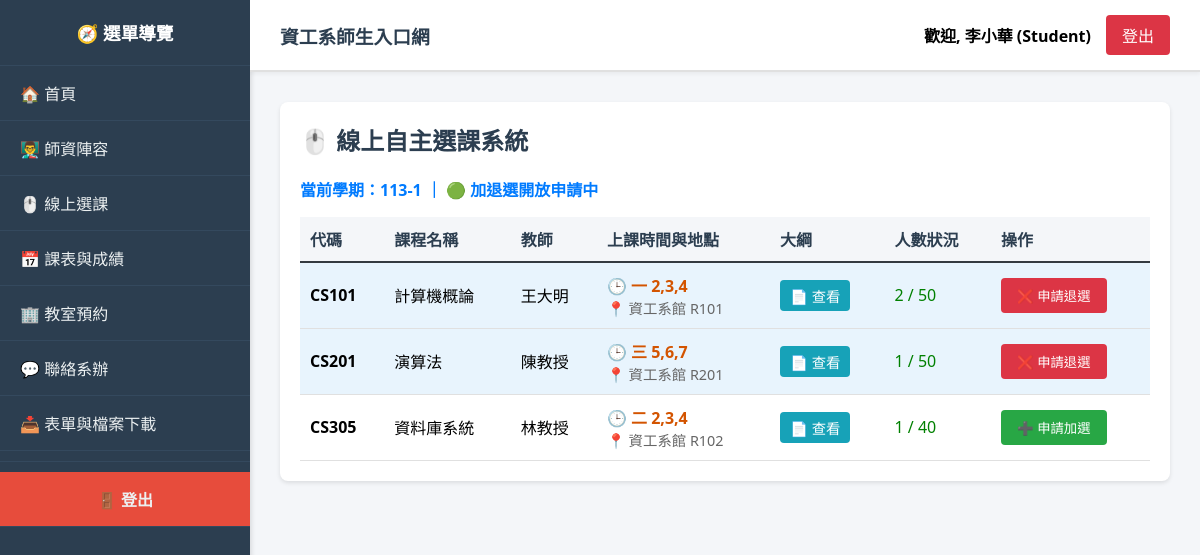
Page /index.php?page=course_selection (signed in) on the committed database.
### tables this page shows
CREATE TABLE Students (
    student_id VARCHAR(20) PRIMARY KEY,
    user_id INT NOT NULL,
    name VARCHAR(100) NOT NULL,
    enrollment_year INT,
    FOREIGN KEY (user_id) REFERENCES Users(id) ON DELETE CASCADE
);

CREATE TABLE Courses (
    course_id INT AUTO_INCREMENT PRIMARY KEY,
    course_code VARCHAR(20) NOT NULL,
    course_name VARCHAR(100) NOT NULL,
    semester VARCHAR(10) NOT NULL,
    teacher_id INT,
    capacity INT NOT NULL DEFAULT 50,
    schedule VARCHAR(100),
    room VARCHAR(50) DEFAULT NULL,
    syllabus TEXT,
    weight_assignment INT NOT NULL DEFAULT 30 COMMENT '平時成績權重',
    weight_midterm INT NOT NULL DEFAULT 30 COMMENT '期中成績權重',
    weight_final INT NOT NULL DEFAULT 40 COMMENT '期末成績權重',
    created_at TIMESTAMP DEFAULT CURRENT_TIMESTAMP,
    FOREIGN KEY (teacher_id) REFERENCES Teachers(teacher_id) ON DELETE SET NULL
);

CREATE TABLE Teachers (
    teacher_id INT PRIMARY KEY,
    user_id INT NOT NULL,
    name VARCHAR(100) NOT NULL,
    title VARCHAR(100),
    department VARCHAR(100) DEFAULT '資訊工程學系',
    phone VARCHAR(20),
    email VARCHAR(100),
    office_hours VARCHAR(100) DEFAULT NULL COMMENT '請益時間',
    lab_name VARCHAR(100) DEFAULT NULL COMMENT '實驗室名稱',
    lab_info TEXT DEFAULT NULL COMMENT '實驗室簡介與研究方向',
    teaching_experience TEXT DEFAULT NULL COMMENT '校內教學經歷',
    external_experience TEXT DEFAULT NULL COMMENT '校外經歷',
    FOREIGN KEY (user_id) REFERENCES Users(id) ON DELETE CASCADE
);

### modules/student/course_selection.php (the view, shortened to what this page needs)
<div class="card">
    <h2>🖱️ 線上自主選課系統</h2>
    <?php
    if(!isset($_SESSION['student_id'])) {
        echo "<p style='color:red;'>您不是學生，無法使用此功能。</p>";
    } else {
        $student_id = $_SESSION['student_id'];
        $courses = $conn->query("
            SELECT c.course_id, c.course_code, c.course_name, c.schedule, c.room,
                   t.name as teacher_name, c.capacity, COUNT(e.enrollment_id) as enrolled
            FROM Courses c
            LEFT JOIN Teachers t ON c.teacher_id = t.teacher_id
            LEFT JOIN Enrollments e ON c.course_id = e.course_id
            WHERE c.semester = '113-1' GROUP BY c.course_id ORDER BY c.course_code
        ");
        $my_courses = $conn->query("SELECT course_id FROM Enrollments WHERE student_id = '$student_id'");
        $my_course_ids = [];
        while($row = $my_courses->fetch_assoc()) $my_course_ids[] = $row['course_id'];
        $pending_data = [];
        echo "<p style='color:#007bff; font-weight:bold;'>當前學期：113-1 ｜ 🟢 加退選開放申請中</p>";
        echo "<table style='width:100%; text-align:left; border-collapse: collapse; margin-top:10px;'>";
        echo "<tr style='border-bottom:2px solid #343a40; background:#f4f6f9;'><th style='padding:10px;'>代碼</th><th style='padding:10px;'>課程名稱</th><th style='padding:10px;'>教師</th><th style='padding:10px;'>上課時間與地點</th><th style='padding:10px;'>大綱</th><th style='padding:10px;'>人數狀況</th><th style='padding:10px;'>操作</th></tr>";
        while($course = $courses->fetch_assoc()) {
            $is_enrolled = in_array($course['course_id'], $my_course_ids);
            $pending_action = $pending_data[$course['course_id']] ?? null;
            $is_full = $course['enrolled'] >= $course['capacity'];
            $bg_color = $is_enrolled ? '#e8f4fd' : ($is_full ? '#fff3f3' : '');
            echo "<tr style='border-bottom:1px solid #e0e0e0; background:$bg_color;'>";
            echo "<td style='padding:10px; font-weight:bold;'>" . htmlspecialchars($course['course_code']) . "</td>";
            echo "<td style='padding:10px;'>" . htmlspecialchars($course['course_name']) . "</td>";
            echo "<td style='padding:10px;'>" . htmlspecialchars($course['teacher_name'] ?? '未指派') . "</td>";
            echo "<td style='padding:10px;'><span style='color:#d35400; font-weight:bold;'>🕒 " . htmlspecialchars($course['schedule']) . "</span><br><span style='color:#666; font-size:0.9em;'>📍 " . htmlspecialchars($course['room'] ?? '未定') . "</span></td>";
            echo "<td style='padding:10px;'><a href='index.php?page=syllabus_detail&id={$course['course_id']}' class='btn' style='background:#17a2b8; padding:5px 10px; font-size:0.9em;'>📄 查看</a></td>";
            echo "<td style='padding:10px;" . ($is_full ? "color:red;" : "color:green;") . "'>" . $course['enrolled'] . " / " . $course['capacity'] . ($is_full ? " (滿)" : "") . "</td>";
            echo "<td style='padding:10px;'>";
            if ($pending_action == 'Add') {
                echo "<button class='btn' style='background:#6c757d; cursor:not-allowed;' disabled>⏳ 加選審核中</button>";
            } else if ($pending_action == 'Drop') {
                echo "<button class='btn' style='background:#6c757d; cursor:not-allowed;' disabled>⏳ 退選審核中</button>";
            } else if ($is_enrolled) {
                echo "<form method='POST' style='margin:0;'><input type='hidden' name='action' value='Drop'><input type='hidden' name='course_id' value='{$course['course_id']}'><button type='submit' class='btn' style='background:#dc3545;'>❌ 申請退選</button></form>";
            } else {
                if ($is_full) {
                    echo "<button class='btn' style='background:#ccc; cursor:not-allowed;' disabled>額滿</button>";
                } else {
                    echo "<form method='POST' style='margin:0;'><input type='hidden' name='action' value='Add'><input type='hidden' name='course_id' value='{$course['course_id']}'><button type='submit' class='btn' style='background:#28a745;'>➕ 申請加選</button></form>";
                }
            }
            echo "</td></tr>";
        }
        echo "</table>";
    }
    ?>
</div>

### includes/header.php
<div class="header">
    <div style="flex: 1;">
        <h3 style="margin: 0;">資工系師生入口網</h3>
    </div>
    <div style="display: flex; gap: 15px; align-items: center;">
        <?php if(isset($_SESSION['user_id'])): ?>
            <?php
                $display_name = $_SESSION['username'];
                if(isset($conn)) {
                    $uid = intval($_SESSION['user_id']);
                    $role_type = $_SESSION['role'];
                    $table = '';
                    if($role_type == 'Admin') $table = 'Admins';
                    elseif($role_type == 'Teacher') $table = 'Teachers';
                    elseif($role_type == 'Student') $table = 'Students';
                    if($table) {
                        $name_query = $conn->query("SELECT name FROM $table WHERE user_id = $uid");
                        if($name_query && $n_row = $name_query->fetch_assoc()) {
                            $display_name = $n_row['name'];
                        }
                    }
                }
            ?>
            <span style="font-weight: bold;">歡迎, <?php echo htmlspecialchars($display_name); ?>
            (<?php echo htmlspecialchars($_SESSION['role']); ?>)</span>
            <a href="logout.php" class="btn" style="margin: 0; background: #dc3545;">登出</a>
        <?php else: ?>
            <a href="index.php?page=login" class="btn" style="margin: 0;">系統登入</a>
        <?php endif; ?>
    </div>
</div>

### assets/css/style.css (style rules this page uses)
.header { background-color: #fff; padding: 15px 30px; border-bottom: 2px solid #e0e0e0; display: flex; justify-content: space-between; align-items: center; flex-wrap: wrap; gap: 20px; box-shadow: 0 2px 4px rgba(0,0,0,0.05); }
.header h3 { margin: 0; color: #2c3e50; }
.card { background: #fff; border-radius: 8px; padding: 20px; box-shadow: 0 2px 4px rgba(0,0,0,0.1); margin-bottom: 20px; }
.card h2 { margin-top: 0; color: #2c3e50; }
button, .btn { padding: 8px 16px; background: #007bff; color: white; border: none; border-radius: 4px; cursor: pointer; text-decoration: none; display: inline-block; transition: all 0.3s ease; font-weight: 500; }
table { border-collapse: collapse; width: 100%; }
table tr { border-bottom: 1px solid #e0e0e0; }
table th, table td { padding: 12px 10px; text-align: left; }
table th { background-color: #f4f6f9; font-weight: 600; color: #2c3e50; }

### rows in the picture
students: name "李小華"
courses: course_code "CS101", course_name "計算機概論", teacher.name "王大明", schedule "一 2,3,4", room "資工系館 R101", enrolled "2", capacity "50"
courses: course_code "CS201", course_name "演算法", teacher.name "陳教授", schedule "三 5,6,7", room "資工系館 R201", enrolled "1", capacity "50"
courses: course_code "CS305", course_name "資料庫系統", teacher.name "林教授", schedule "二 2,3,4", room "資工系館 R102", enrolled "1", capacity "40"

### other values in the picture
$_SESSION['role'] "Student"
